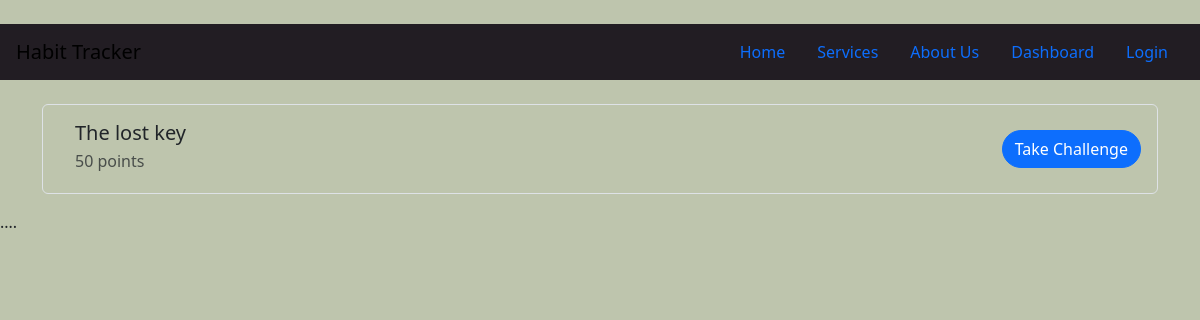
Before: /habit_tracker/challenges/ with the older database file.
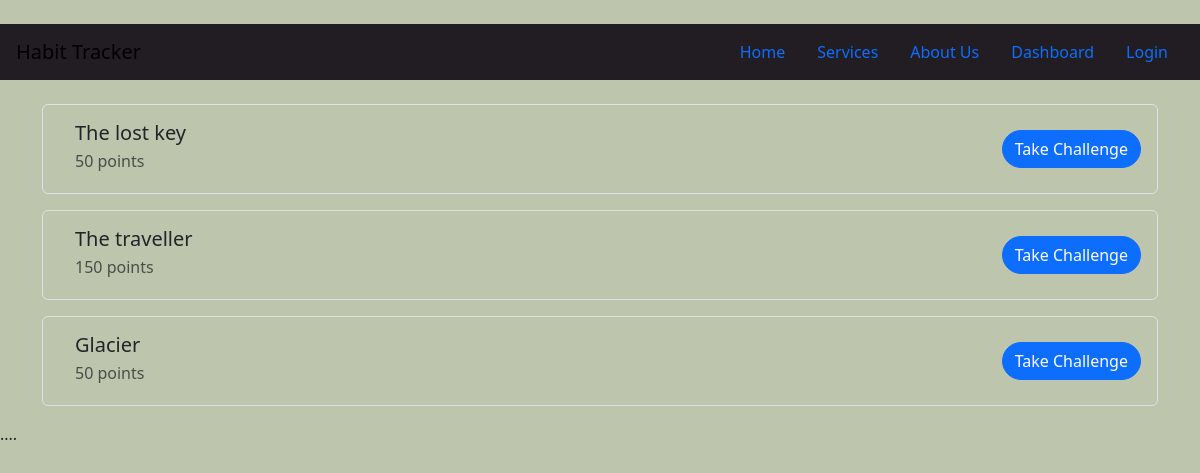
After: the same page with the newer database file.
### habit_tracker/models.py (models this page shows, shortened)
class Challenge(models.Model):
    name = models.CharField(max_length=255)
    question = models.TextField()
    point = models.IntegerField()
    ended = models.BooleanField(default=False)
    answers = models.JSONField()  # Supports both single and multiple answers

### habit_tracker/views.py (the view)
# urls.py: path("challenges/", views.challenge, name="challenge"),
def challenge(request):
    challenges = Challenge.objects.all()
    return render(request, "habit_tracker/challenges.html", {
        "challenges": challenges
    })

### habit_tracker/templates/habit_tracker/challenges.html (shortened to what this page needs)
{% extends "habit_tracker/layout.html" %}
{% load static %}
{% block main %}
    {% if challenges %}
        {% for challenge in challenges %}
            <div class="challenge-item d-flex align-items-center border rounded p-3 mb-3">
                <div class="flex-grow-1 ms-3">
                    <h5 class="mb-1">{{ challenge.name }}</h5>
                    <p class="mb-1 text-muted">{{ challenge.point }} points</p>
                </div>
                <div>
                    {% if challenge.ended %}
                        <p class="text-danger mb-0">Challenge ended</p>
                    {% else %}
                        <a href="{% url 'challenge_page' challenge.id %}" class="btn btn-primary rounded-pill">Take Challenge</a>
                    {% endif %}
                </div>
            </div>
        {% endfor %}
    {% else %}
        <div class="text-center">
            <p class="text-muted">No challenges yet. Check back later.</p>
        </div>
    {% endif %}
{% endblock %}

Changed rows visible on the page:
added Challenge: name "The traveller", point "150", ended "Take Challenge"
added Challenge: name "Glacier", point "50", ended "Take Challenge"
